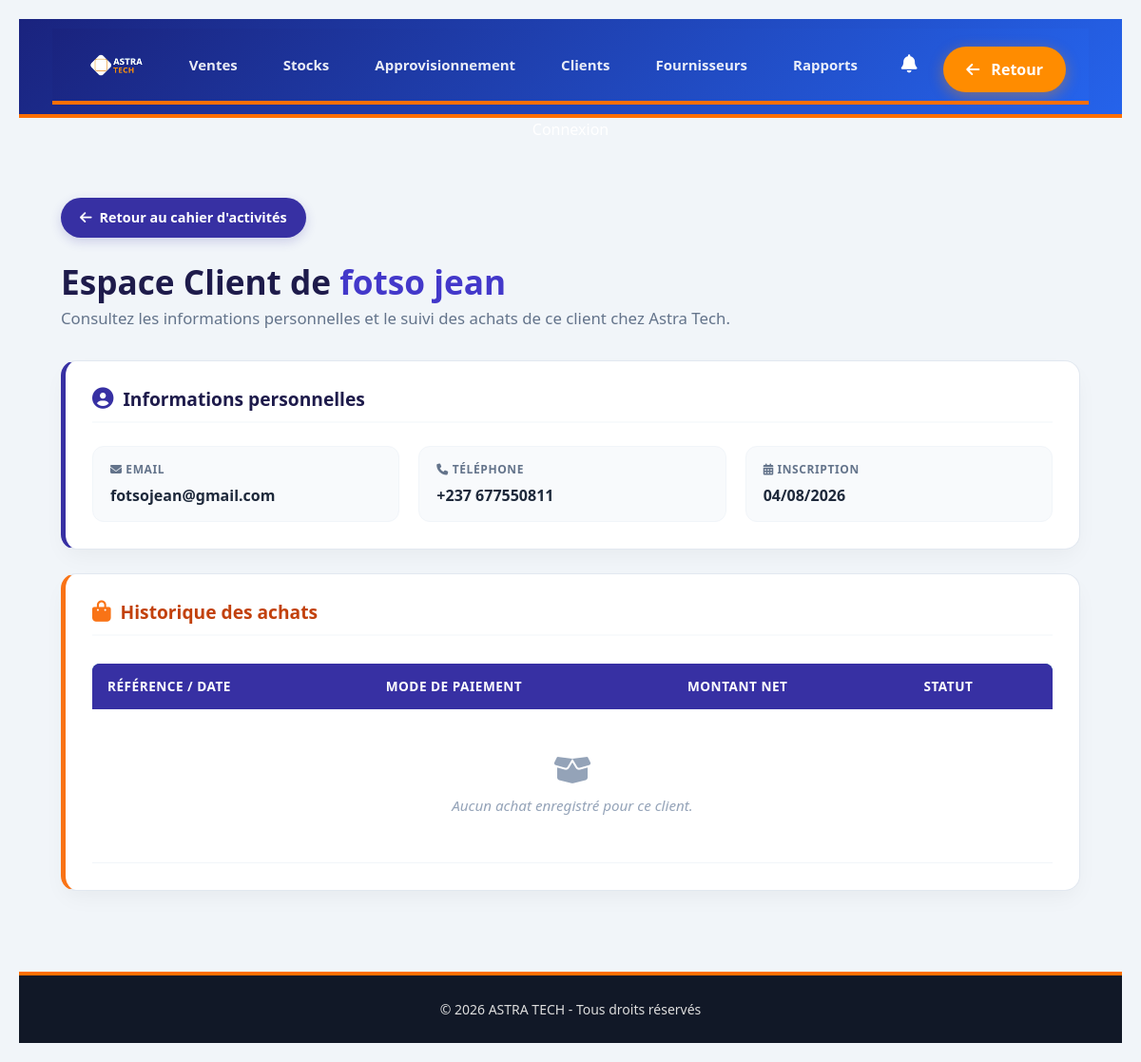
The page /client/4/espace/ on the database as committed earlier.
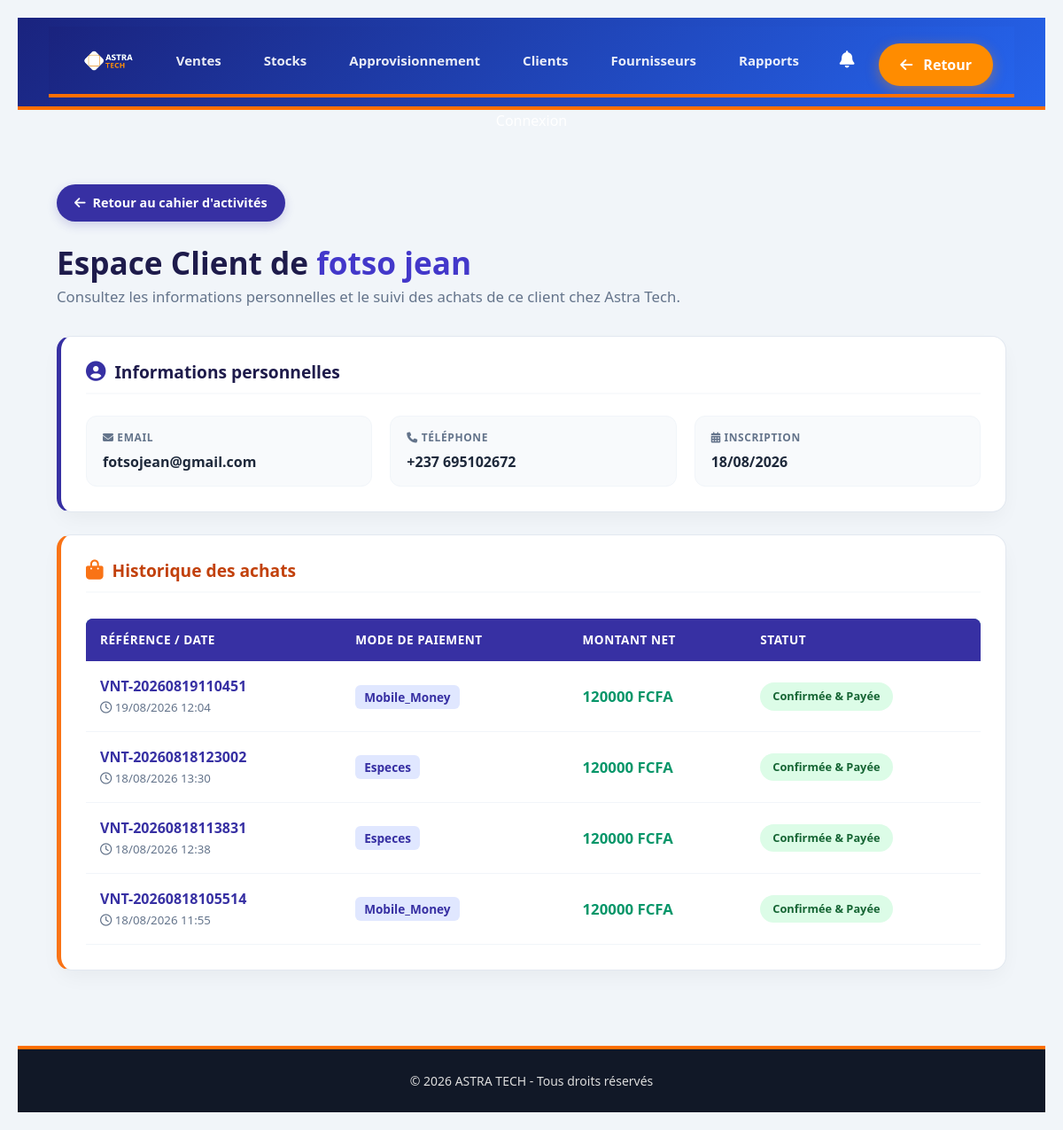
The same page on the database as committed later.
### astra/models.py (models this page shows, shortened)
class Client(models.Model):
    reference = models.CharField(
        max_length=100,
        unique=True,
        blank=True,
        null=True
    )
    nom = models.CharField(
        max_length=255
    )
    telephone = models.CharField(
        max_length=50,
        blank=True
    )
    email = models.EmailField(
        blank=True,
        null=True
    )
    date_naissance = models.DateField(
        blank=True,
        null=True
    )
    adresse = models.TextField(
        blank=True
    )
    mot_de_passe = models.CharField(
        max_length=255,
        blank=True,
        null=True
    )
    date_inscription = models.DateField(
        auto_now_add=True,
        null=True,
        blank=True
    )
    total_depense = models.DecimalField(
        max_digits=12,
        decimal_places=2,
        default=0
    )
    is_active = models.BooleanField(
        default=True
    )

class Vente(models.Model):
    STATUT_CHOICES = [
        ("en_attente", "En attente"),
        ("confirmee", "Confirmée"),
        ("livree", "Livrée"),
    ]
    reference = models.CharField(
        max_length=100,
        unique=True
    )
    client = models.ForeignKey(
        Client,
        on_delete=models.SET_NULL,
        null=True,
        blank=True,
        related_name="ventes"
    )
    date_vente = models.DateTimeField(
        default=timezone.now
    )
    montant_total = models.DecimalField(
        max_digits=12,
        decimal_places=2,
        default=0
    )
    mode_paiement = models.CharField(
        max_length=50,
        default="especes"
    )
    statut = models.CharField(
        max_length=50,
        choices=STATUT_CHOICES,
        default="en_attente"
    )
    est_archive = models.BooleanField(
        default=False
    )

### astra/views.py (the view)
# urls.py: path("client/<int:client_id>/espace/", views.espace_client, name="espace_client"),
def espace_client(request, client_id):
    client_user = get_object_or_404(Client, id=client_id)
    request.session['client_connecte_id'] = client_user.id
    historique_achats = Vente.objects.filter(client=client_user, est_archive=False).order_by('-date_vente')
    context = {
        'client_user': client_user,
        'historique_achats': historique_achats,
    }
    return render(request, 'astra/espace_client.html', context)

### astra/context_processors.py (called while the page is built)
def notifications_processor(request):
    path = request.path.lower()
    cat = None
    if 'vente' in path:
        cat = 'ventes'
    elif 'stock' in path:
        cat = 'stocks'
    elif 'appro' in path:
        cat = 'appro'
    elif 'client' in path:
        cat = 'clients'
    elif 'fournisseur' in path:
        cat = 'fournisseurs'
    elif 'rapport' in path:
        cat = 'rapports'
    if cat:
        notifications = NotificationPlateforme.objects.filter(lu=False, categorie=cat).order_by('-id')
    else:
        notifications = NotificationPlateforme.objects.none()
    return {
        'notifications_non_lues': notifications,
        'nombre_notifications': notifications.count()
    }

### astra/Templates/astra/espace_client.html (shortened to what this page needs)
{% extends 'base.html' %}
{% load static %}
{% block content %}
<div class="astra-dashboard">
    <a href="{% url 'astra:detail_client_activites' client_user.id %}" class="btn-retour">
        <i class="fa-solid fa-arrow-left"></i> Retour au cahier d'activités
    </a>
    <div style="margin-bottom: 2rem;">
        <h1 style="color: #1e1b4b; font-size: 2.2rem; font-weight: 800; margin-bottom: 5px;">
            Espace Client de <span style="color: #4338ca;">{{ client_user.nom }}</span>
        </h1>
        <p style="color: #64748b; font-size: 1.05rem;">Consultez les informations personnelles et le suivi des achats de ce client chez Astra Tech.</p>
    </div>
    <div class="card">
        <h2 class="card-title">
            <i class="fa-solid fa-user-circle" style="font-size: 1.4rem;"></i> Informations personnelles
        </h2>
        <div class="info-grid">
            <div class="info-item">
                <label><i class="fa-solid fa-envelope"></i> Email</label>
                <span>{{ client_user.email|default:"N/A" }}</span>
            </div>
            <div class="info-item">
                <label><i class="fa-solid fa-phone"></i> Téléphone</label>
                <span>{{ client_user.telephone|default:"Non renseigné" }}</span>
            </div>
            <div class="info-item">
                <label><i class="fa-solid fa-calendar-days"></i> Inscription</label>
                <span>{{ client_user.date_inscription|date:"d/m/Y"|default:"N/A" }}</span>
            </div>
        </div>
    </div>
    <div class="card orange-accent">
        <h2 class="card-title" style="color: #c2410c;">
            <i class="fa-solid fa-bag-shopping" style="font-size: 1.4rem;"></i> Historique des achats
        </h2>
        <div style="overflow-x: auto;">
            <table class="astra-table">
                <thead>
                    <tr>
                        <th>Référence / Date</th>
                        <th>Mode de paiement</th>
                        <th>Montant Net</th>
                        <th>Statut</th>
                    </tr>
                </thead>
                <tbody>
                    {% for vente in historique_achats %}
                    <tr>
                        <td>
                            <strong style="color: #3730a3; font-size: 1rem;">{{ vente.reference }}</strong><br>
                            <small style="color: #64748b;"><i class="fa-regular fa-clock"></i> {{ vente.date_vente|date:"d/m/Y H:i" }}</small>
                        </td>
                        <td>
                            <span style="background: #e0e7ff; color: #3730a3; padding: 4px 10px; border-radius: 6px; font-weight: 600; font-size: 0.85rem;">
                                {{ vente.mode_paiement|title }}
                            </span>
                        </td>
                        <td style="font-weight: 700; color: #059669; font-size: 1.05rem;">{{ vente.montant_total|floatformat:0 }} FCFA</td>
                        <td><span class="status-badge">{{ vente.statut|default:"Validée" }}</span></td>
                    </tr>
                    {% empty %}
                    <tr>
                        <td colspan="4" style="text-align: center; padding: 3rem; color: #94a3b8; font-style: italic;">
                            <i class="fa-solid fa-box-open" style="font-size: 2rem; margin-bottom: 10px; display: block;"></i>
                            Aucun achat enregistré pour ce client.
                        </td>
                    </tr>
                    {% endfor %}
                </tbody>
            </table>
        </div>
    </div>
</div>
{% endblock %}

Rows that differ between the two databases and show on the page:
changed Client "fotso jean": telephone "+237 677550811" → "+237 695102672"; date_inscription "04/08/2026" → "18/08/2026"
added Vente: reference "VNT-20260819110451", date_vente "19/08/2026 12:04", mode_paiement "Mobile_Money", montant_total "120000", statut "Confirmée & Payée"
added Vente: reference "VNT-20260818123002", date_vente "18/08/2026 13:30", mode_paiement "Especes", montant_total "120000", statut "Confirmée & Payée"
added Vente: reference "VNT-20260818113831", date_vente "18/08/2026 12:38", mode_paiement "Especes", montant_total "120000", statut "Confirmée & Payée"
added Vente: reference "VNT-20260818105514", date_vente "18/08/2026 11:55", mode_paiement "Mobile_Money", montant_total "120000", statut "Confirmée & Payée"
Other text that changed with them:
text no longer shown: "Aucun achat enregistré pour ce client."
